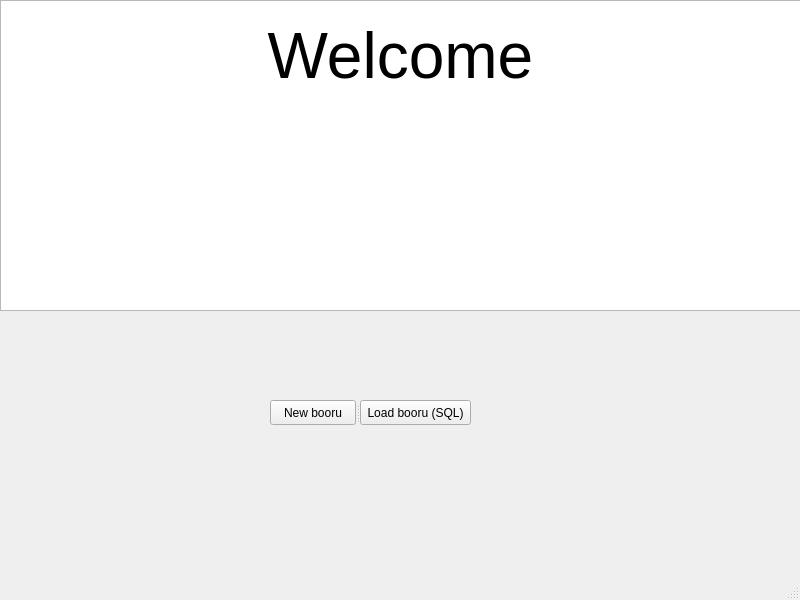
<?xml version="1.0" encoding="UTF-8"?>
<ui version="4.0">
 <class>MainMenu</class>
 <widget class="QMainWindow" name="MainMenu">
  <property name="geometry">
   <rect>
    <x>0</x>
    <y>0</y>
    <width>800</width>
    <height>600</height>
   </rect>
  </property>
  <property name="windowTitle">
   <string>MainMenu</string>
  </property>
  <widget class="QWidget" name="centralwidget">
   <widget class="Line" name="line">
    <property name="geometry">
     <rect>
      <x>0</x>
      <y>300</y>
      <width>801</width>
      <height>20</height>
     </rect>
    </property>
    <property name="orientation">
     <enum>Qt::Horizontal</enum>
    </property>
   </widget>
   <widget class="QTextEdit" name="WelcomeMessage">
    <property name="geometry">
     <rect>
      <x>0</x>
      <y>0</y>
      <width>801</width>
      <height>311</height>
     </rect>
    </property>
    <property name="html">
     <string>&lt;!DOCTYPE HTML PUBLIC &quot;-//W3C//DTD HTML 4.0//EN&quot; &quot;http://www.w3.org/TR/REC-html40/strict.dtd&quot;&gt;
&lt;html&gt;&lt;head&gt;&lt;meta name=&quot;qrichtext&quot; content=&quot;1&quot; /&gt;&lt;style type=&quot;text/css&quot;&gt;
p, li { white-space: pre-wrap; }
&lt;/style&gt;&lt;/head&gt;&lt;body style=&quot; font-family:'Sans'; font-size:10pt; font-weight:400; font-style:normal;&quot;&gt;
&lt;p align=&quot;center&quot; style=&quot;-qt-paragraph-type:empty; margin-top:0px; margin-bottom:0px; margin-left:0px; margin-right:0px; -qt-block-indent:0; text-indent:0px;&quot;&gt;&lt;br /&gt;&lt;/p&gt;
&lt;p align=&quot;center&quot; style=&quot; margin-top:0px; margin-bottom:0px; margin-left:0px; margin-right:0px; -qt-block-indent:0; text-indent:0px;&quot;&gt;&lt;span style=&quot; font-size:48pt;&quot;&gt;Welcome&lt;/span&gt;&lt;/p&gt;&lt;/body&gt;&lt;/html&gt;</string>
    </property>
   </widget>
   <widget class="QSplitter" name="splitter">
    <property name="geometry">
     <rect>
      <x>270</x>
      <y>400</y>
      <width>201</width>
      <height>25</height>
     </rect>
    </property>
    <property name="orientation">
     <enum>Qt::Horizontal</enum>
    </property>
    <widget class="QPushButton" name="CreateBooruButton">
     <property name="text">
      <string>New booru</string>
     </property>
    </widget>
    <widget class="QPushButton" name="LoadBooruButton">
     <property name="text">
      <string>Load booru (SQL)</string>
     </property>
    </widget>
   </widget>
  </widget>
  <widget class="QMenuBar" name="menubar">
   <property name="geometry">
    <rect>
     <x>0</x>
     <y>0</y>
     <width>800</width>
     <height>22</height>
    </rect>
   </property>
  </widget>
  <widget class="QStatusBar" name="statusbar"/>
 </widget>
 <resources/>
 <connections/>
</ui>
